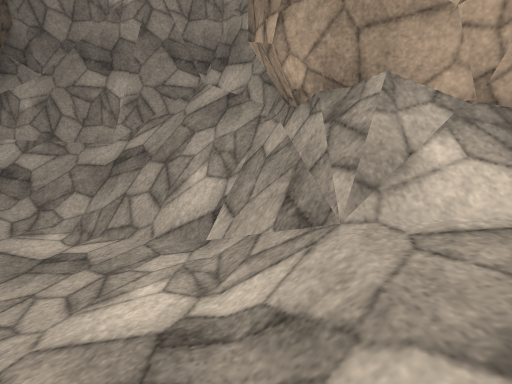
View 1 (above)

18 first-person views from a walk through a scene from a Unity 3-D project. The camera is 1.2 m above the floor, tilts 10° down and sees 80° across. The floor is counted in squares, 1 m on a side. Each view is taken from the middle of a square. On the plan, view 1 faces up. The plan holds only what a view shows up to about 13 squares ahead; the rest is blank. The place goes on beyond the plan. Some animated figures are left out. Surface patterns are stand-ins for the level's own textures.

View 2
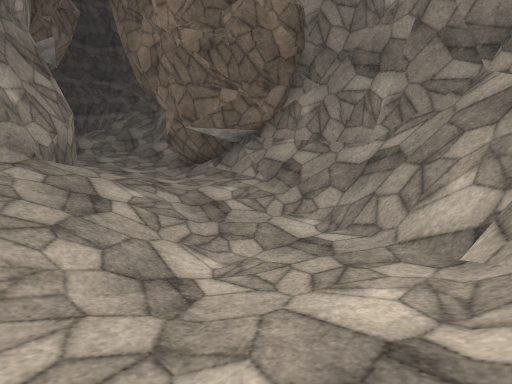

View 3
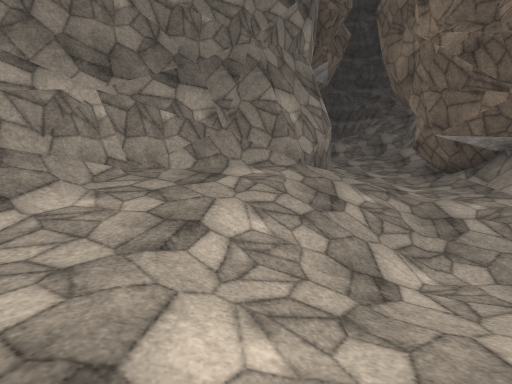

View 4
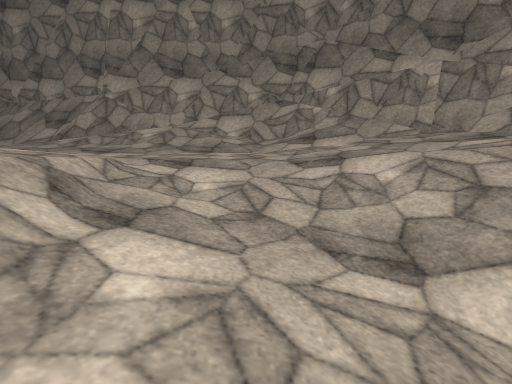

View 5
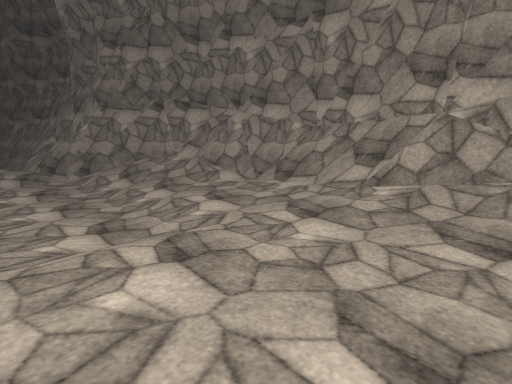

View 6
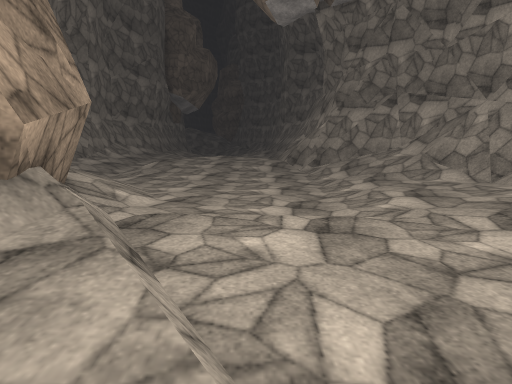

View 7
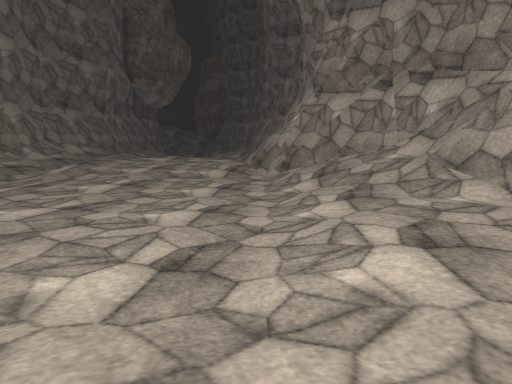

View 8
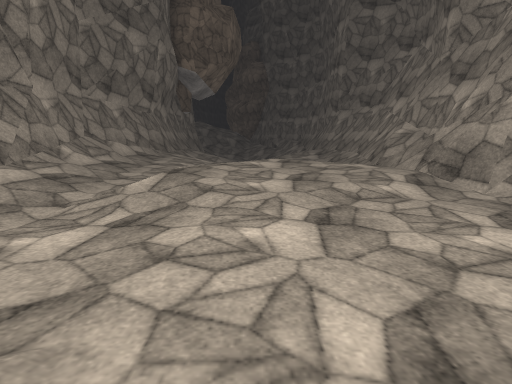

View 9
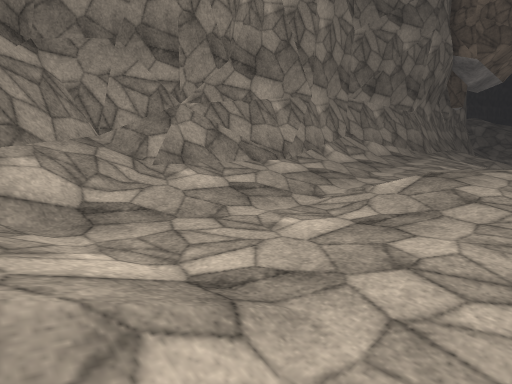

View 10
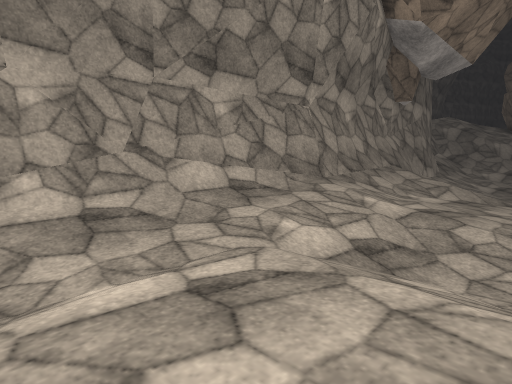

View 11
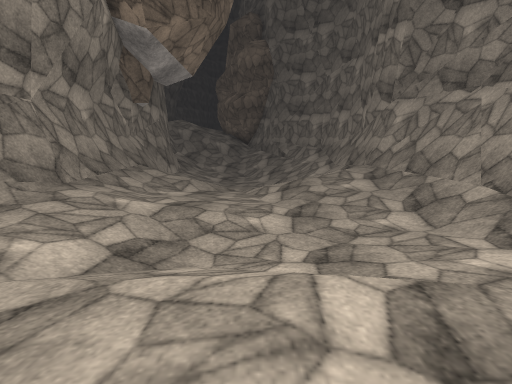

View 12
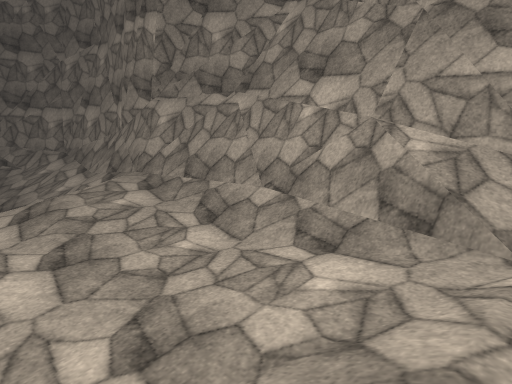

View 13
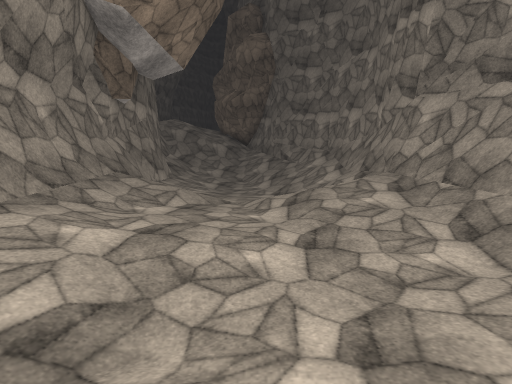

View 14
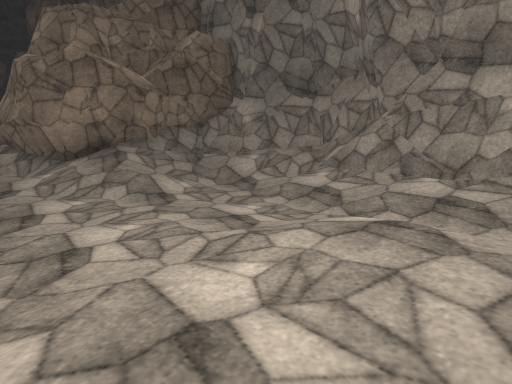

View 15
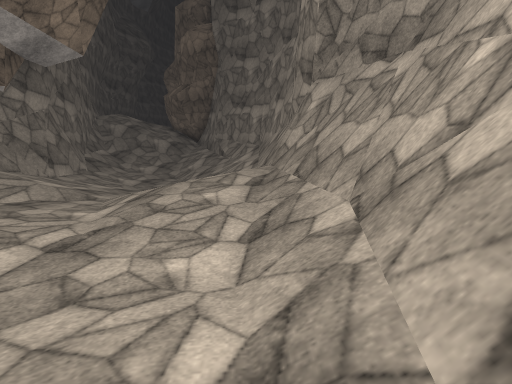

View 16
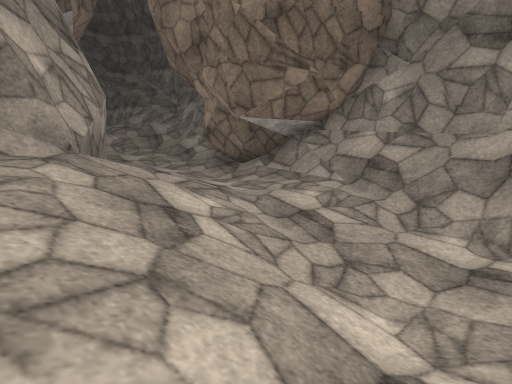

View 17
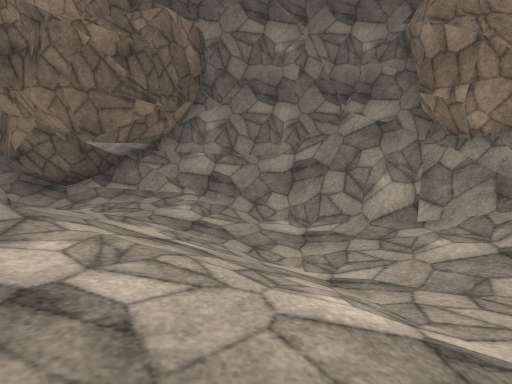

View 18
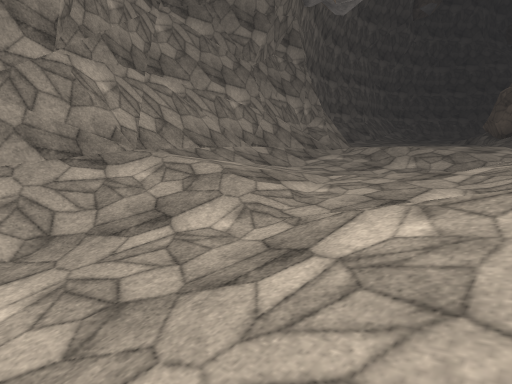

### Floor plan
Key: @ floor where view 1 was taken; # wall or solid block; . main floor; : floor 0.25 m higher than the main floor; - floor 0.25 m lower than the main floor; + floor 0.5 m higher than the main floor; _ floor 0.5 m lower than the main floor; * floor 0.75 m higher than the main floor; < floor 0.75 m lower than the main floor; % floor 1 m higher than the main floor; / step, stairs or slope; = window, fence, low wall or low ledge; v drop or lower ground.
Columns run from 14 left of view 1 to 35 right of it. Each row starts with its distance up from view 1.
 11                         ######
 10       #    ###         ###///##########
  9    #########/##       ###//+*/#===//=#####
  8 #####==///////#       #=//::://////////=##########
  7 .//--...//////##      #//:......:::::++++/////////
  6 ..----.--__///##      #///....:/ /:::::::/..//////
  5 :.....---_<_-/##     ##///....:+*+++////...--/////
  4 ::::::///_<_--####   ##///.::::++*++//--..----__<<
  3   ##++/////_--/=/#####//:...::::++**//-------/_<<<
  2    ##//////_-./***##+::::....:::+++*/-----//////<<
  1     ##%////--./***+++::::.....::++++/.----.:://///
  0      #/**//...@+*++++:........::++++:..--..:://///
 -1      #/***+/:::++++++:.........:++++:://///:+*//==
 -2      ##/***++++++++:::..........=///=v==##===#####
 -3      ###***+++++++:::::::....:/=#/////#########
 -4       ###///+++++++++::::::///=#########
 -5        ##=//**//++++++++::////###
 -6         ###///%/////**+++////=##
 -7          ##/====###=////===//##
 -8           ##########////######
 -9                    #######

Positions as (right, up) in squares from view 1, and headings:
1: (0, 0), facing up
2: (0, 0), facing up-left
3: (1, 0), facing left
4: (-2, 5), facing down
5: (2, 1), facing down-right
6: (1, 0), facing right
7: (5, -2), facing right
8: (10, 3), facing right
9: (10, 3), facing up-right
10: (19, 3), facing up-right
11: (19, 3), facing right
12: (21, 3), facing down-right
13: (21, 3), facing right
14: (19, 1), facing up-left
15: (22, -1), facing right
16: (-3, 0), facing up-left
17: (-5, -3), facing up
18: (35, 7), facing down-left
